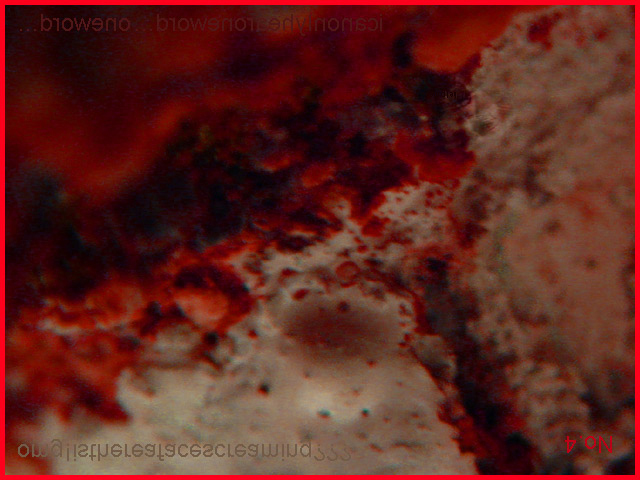
#> input picture zest/flipme.jpg, 640 x 480 px, found by its file name
$ python l4_flipme.py
#> lines starting #> are read from the running program, lines starting #| are printed output that depends on the picture
from PIL import Image

im = Image.open("C:/flipme.jpg")
#> im is the input picture: PIL image 640x480 RGB; mean R, G, B 94.3, 37.2, 30.8

imHor = im.transpose(Image.FLIP_LEFT_RIGHT)
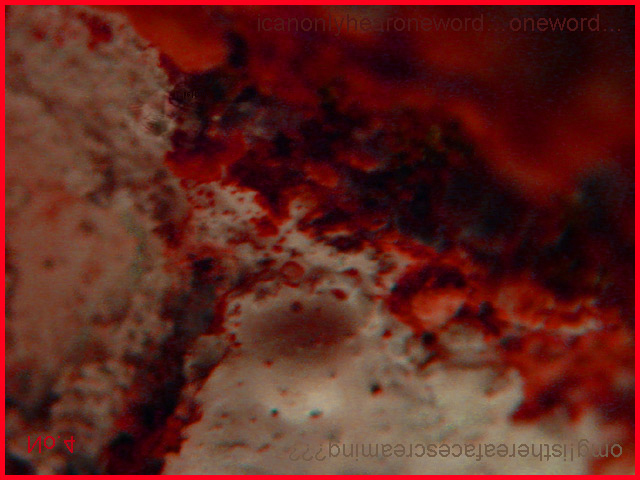
#> imHor: PIL image 640x480 RGB; mean R, G, B 94.3, 37.2, 30.8
imHor.save("C:/flipLR.jpg")

imVer = im.transpose(Image.FLIP_TOP_BOTTOM)
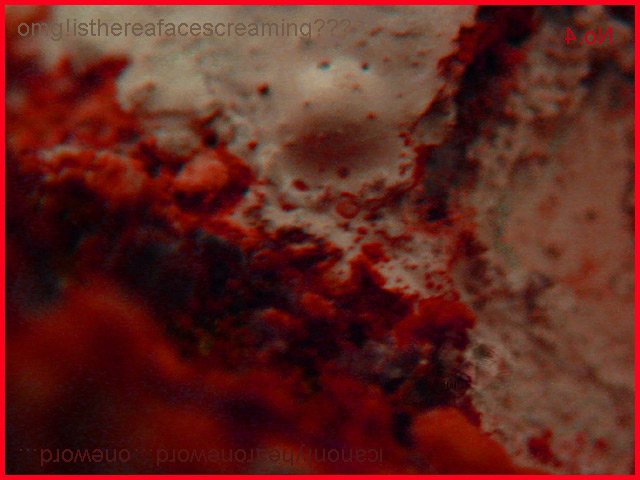
#> imVer: PIL image 640x480 RGB; mean R, G, B 94.3, 37.2, 30.8
imVer.save("C:/flipTB.jpg")

imRot = im.transpose(Image.ROTATE_180)
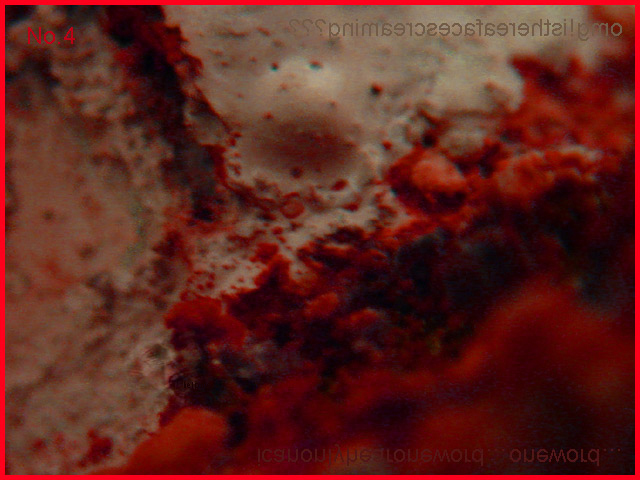
#> imRot: PIL image 640x480 RGB; mean R, G, B 94.3, 37.2, 30.8
imRot.save("C:/flip_rot.jpg")

imRot90 = im.transpose(Image.ROTATE_90)
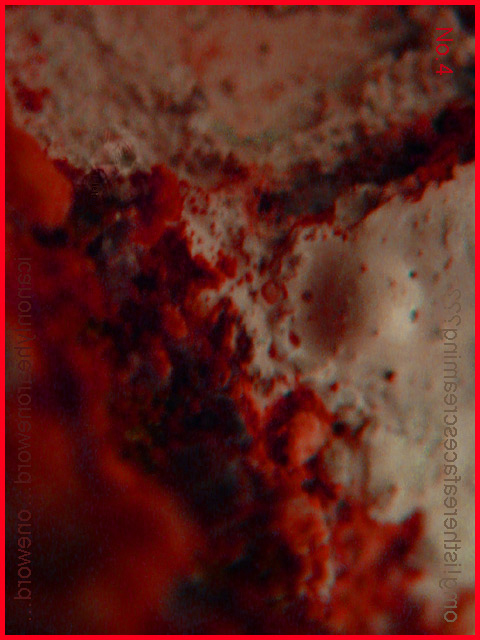
#> imRot90: PIL image 480x640 RGB; mean R, G, B 94.3, 37.2, 30.8
imRot90.save("C:/flip_rot90.jpg")

imRot270 = im.transpose(Image.ROTATE_270)
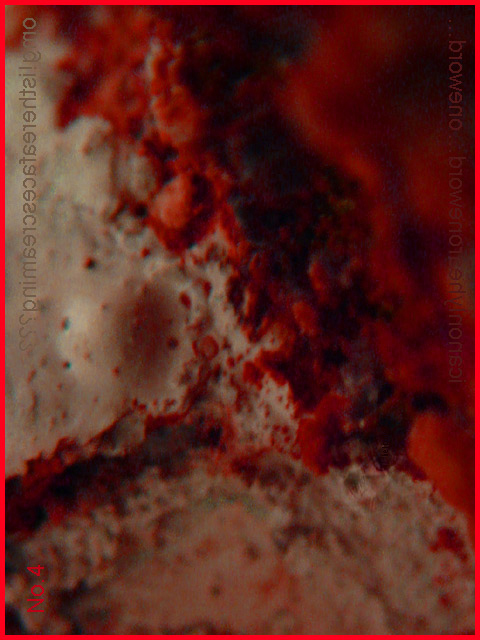
#> imRot270: PIL image 480x640 RGB; mean R, G, B 94.3, 37.2, 30.8
imRot270.save("C:/flip_rot270.jpg")
